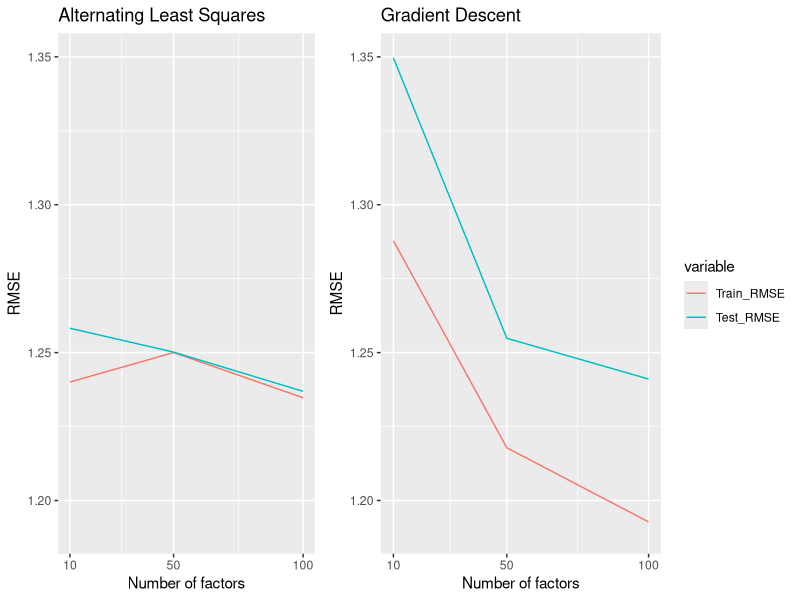

Write R code to recreate this figure.
## ---- chunk 1
library(ggplot2)
library(reshape2)
library(gridExtra)
library(cowplot)

als.train <- c(1.240058, 1.250036, 1.234728)
als.test <- c(1.258236, 1.250169, 1.23691)
Train_RMSE <- c(1.287822, 1.217832, 1.192752)
Test_RMSE <- c(1.349658, 1.254846, 1.241062)
factors <- c(10, 50, 100)

als <- melt(as.data.frame(cbind(factors, als.train, als.test)), id="factors")
gs <- melt(as.data.frame(cbind(factors, Train_RMSE, Test_RMSE)), id="factors")

p1 <- ggplot(als, aes(x = factors, y = value, colour=variable)) + 
  geom_line() +
  ggtitle("Alternating Least Squares") + 
  theme(legend.position = "none") +
  ylim(1.19, 1.35) + 
  ylab("RMSE") + 
  scale_x_continuous("Number of factors", breaks=c(10, 50, 100))

p2 <- ggplot(gs, aes(x = factors, y = value, colour=variable)) + 
  geom_line() + 
  ggtitle("Gradient Descent") + 
  ylim(1.19, 1.35) + 
  ylab("RMSE") + 
  scale_x_continuous("Number of factors", breaks=c(10, 50, 100))

grid.arrange(p1, p2, nrow = 1, widths = c(2.7,4))
